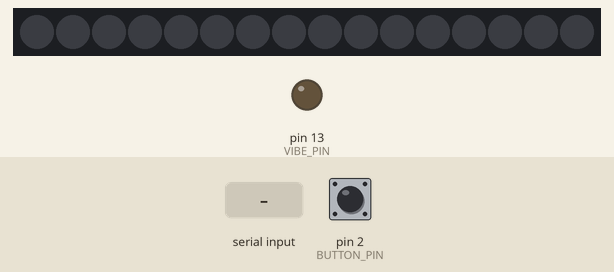
The sketch below on a simulated Arduino Uno, built with avr-gcc and run on an emulated ATmega328P. Shown: 16 RGB LEDs in strip order, left to right, output pins drawn as LEDs (lit = HIGH). The test bench sets the inputs (shaded band); at power-on: pin 2 (BUTTON_PIN) HIGH. Dim RGB values are drawn brighter than linear; what the sketch prints to the serial monitor is not drawn.

Above: at 1.2 s.
1.3 s: "0" received over Serial
At 2.8 s:
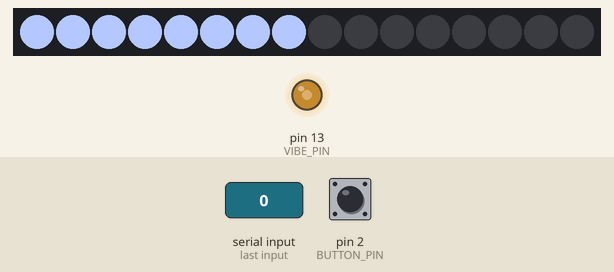
3.2 s: pin 2 (BUTTON_PIN) pulled LOW for 1 s
5.7 s: "1" received over Serial
At 6.9 s:
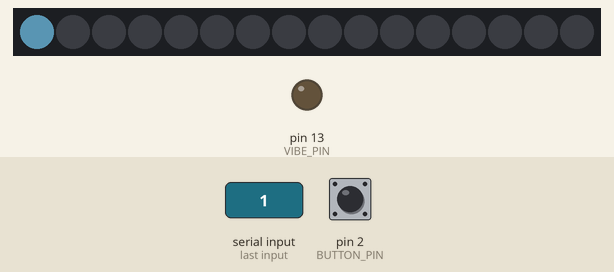
7.2 s: pin 2 (BUTTON_PIN) pulled LOW for 0.15 s
At 7.64 s:
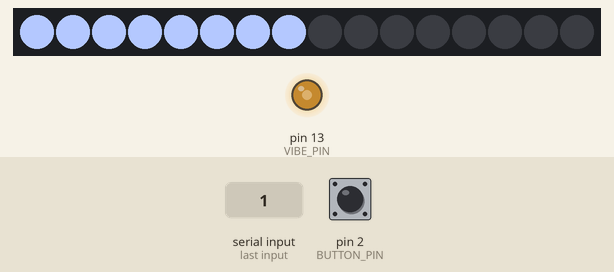
9.4 s: pin 2 (BUTTON_PIN) pulled LOW for 3.2 s
At 13.8 s:
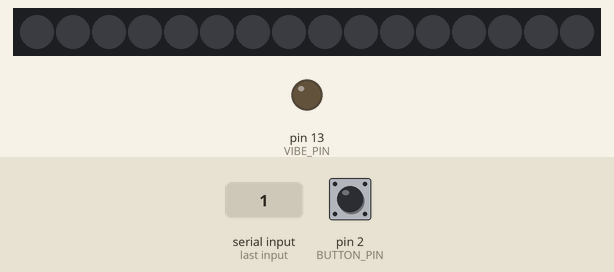
Timing chart, 0 to 15.1 s (numbered marks = the images above; inputs shaded):
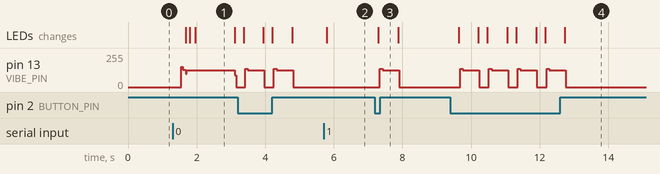

The sketch:

alia_v0.ino
```cpp
/* Alia: sharing accountability and bringing back human connection
 (2nd place winner of #ExtremeWearables designathon)
 Author: matt pinner @mpinner
 (and team: Ella Jeong, M Asynaps, Jon Hsiung, Mary Kim, Divya Gaitnode)

 Intent: connect exactly two people with wearable devices via xbees.

 Terms:
 * fuelGauge: shows the sensors readings of the other person's device
 * emote : recieve a message to the other
 * nudge : send a message to the other
 * sense : read and send local sensors
 * update : send sensor reading

 PINS:
 * 0/1 : tx/rx for Serial over XBee
 * 2   : nudge button (INPUT_PULLUP)
 * 4/5 : adxl345 accelerometer (i2c)
 * 6   : neopixel x8 stick (ws2811)
 * 13  : vibration motor and onboard led (high/low modulated for power savings)

 BOM: https://www.sparkfun.com/wish_lists/90529
 * fio: http://arduino.cc/en/Main/ArduinoBoardFio
 * xbee: https://www.sparkfun.com/datasheets/Wireless/Zigbee/XBee-Datasheet.pdf
 * battery: https://www.sparkfun.com/datasheets/Batteries/UnionBattery-1000mAh.pdf
 * button:https://www.sparkfun.com/datasheets/Components/General/00097.jpg
 * accelerometer: https://www.sparkfun.com/datasheets/Sensors/Accelerometer/ADXL345.pdf
 * leds: https://dlnmh9ip6v2uc.cloudfront.net/datasheets/Components/LED/adafruit-neopixel-uberguide.pdf
 * vibrator: https://www.sparkfun.com/datasheets/Robotics/310-101_datasheet.pdf

 PARTS MODELS:
 * fio : https://github.com/sparkfun/3D_Models/tree/master/Products/Prototyping/Arduino%20Fio%20DEV-10116
 * xbee: https://github.com/sparkfun/3D_Models/blob/master/Products/Wireless/XBee%202mW%20PCB%20Antenna%20-%20Series%202%20WRL-11217.skp
 * battery: https://github.com/sparkfun/3D_Models/tree/master/Products/Prototyping/Polymer%20Lithium%20Ion%20Battery%20-%201000mAh%20PRT-00339
 * leds : https://github.com/adafruit/NeoPixel-Sticks | http://www.thingiverse.com/thing:371636

 */


#include <Bounce2.h>
#include <Adafruit_NeoPixel.h>

// this NEEDS to be false for anything to work in a P2P mode.
// this can be on for testing against a Serial monitor
#define DEBUG false

#define BUTTON_PIN 2
#define LEDS_PIN 6
#define VIBE_PIN 13

// We're sending BYTES for our given sensor readings and to nudge
// we save the state of our current reading to send so eventually we can do smoothing
// this defines the initial state for the CONNECTED reading and assumes no data is available
#define INITIALSTATE 49
#define NUDGEMSG 48


// setup the led strip
Adafruit_NeoPixel strip = Adafruit_NeoPixel(16, LEDS_PIN, NEO_GRB + NEO_KHZ800);

// we're currently faking readings for the demo
// we do this by pretending our readings are ever increasing
// this defines how quickly those readings should increase and tracks the last time of increase.
int increaseRate = 30000;
long lastincrease = increaseRate;


// saves the last incoming message from our peer
//
char inByte = 48;         // incoming serial byte

// tracks our most recently sent data
// ideally this is derived from the current sensor reading with some smoothing
char state = INITIALSTATE;


// Instantiate a Bounce object. this makes using buttons happy.
// not sure this is really needed in this case.
Bounce debouncer = Bounce();


// THIS STUFF HAPPENS EXACTLY ONCE UPON INITIAL STARTUP
void setup()
{

  // Setup the button and pull high (hint: this simplifies the electronics)
  pinMode(BUTTON_PIN,INPUT_PULLUP);

  // After setting up the button, setup debouncer
  debouncer.attach(BUTTON_PIN);
  debouncer.interval(5);

  //Setup the VIBRATION MOTOR
  pinMode(VIBE_PIN,OUTPUT);

  // start serial port at 57600 bps and wait for port to open
  // this is also the required baud rate for wireless programming so keep it here
  Serial.begin(57600);
  while (!Serial) {
    ; // wait for serial port to connect. Needed for Leonardo only
  }

  strip.begin();
  strip.show(); // Initialize all pixels to 'off'
  establishContact();  // send a byte to establish contact until receiver responds
}


// THIS STUFF HAPPENS OVER AND OVER AS FAST AS POSSIBLE
// hint: there is a bit of a delay in the end to avoid over saturating the serial buffers
void loop()
{
  // not used yet...
  //debouncer.update();
  //int value = debouncer.read();


  // Detect user's nudge
  if ( digitalRead(BUTTON_PIN) == HIGH) {
    // button is not pressed, do nothing
  }
  else {

    // button pressed
    if(DEBUG)  Serial.println("button press");

    // nudge our peer and react locally
    nudge();

  }


  // if we see data from our peer do stuff
  if (Serial.available() > 0) {

    // save incoming byte data
    inByte = Serial.read();

    if(DEBUG) {
      Serial.print(" IN:");
      Serial.println(inByte);
    }

    // if they send us a nudge
    if (NUDGEMSG == inByte) {
      emote();
    }

    // updates the leds
    update();

  }

  // read and send local sensed data
  sense();


  //avoids over saturating the serial buffers
  delay(250);

  return;
} // END OF loop()


// emote : recieve a nudge from the other
void emote() {

  lightEmUp(8);
  beep(VIBE_PIN,50,145);
  off();
  beep(VIBE_PIN,100,145);
  lightEmUp(8);

  beep(VIBE_PIN,200,145);
  off();
  beep(VIBE_PIN,400,145);
  lightEmUp(8);
  beep(VIBE_PIN,800,145);
  beep(VIBE_PIN,1600,1000);
  off();

  state=INITIALSTATE;

  return;

}


// nudge our peer and react locally
void nudge() {


  // send peer our nudge
  Serial.write(NUDGEMSG);

  lightEmUp(8);
  beep(VIBE_PIN,50,500);
  beep(VIBE_PIN,100,500);
  off();


  return;

}


// sense : read and send local sensors
void sense() {
  // send sensor values:
  //if (DEBUG)
  Serial.write(state);

  if ((millis() - increaseRate) > lastincrease) {
    if(DEBUG) {
      Serial.print(" STATE UPDATE:");
    }
    if (state < (8 + INITIALSTATE)) {
      state++;
      lastincrease = millis();
    }

    if(DEBUG) {
      Serial.println(state);
    }
  }
}


// update: shows the sensors readings of the other person's device
void update() {

  // calc fuelLevel starting from 1
  int fuelLevel = inByte - NUDGEMSG;

  if (DEBUG) Serial.println("fuel:" + fuelLevel);

  // set all pixels
  for(int i=0; i< 16; i++) {
    strip.setPixelColor(i, 0, 0, 0);

    // turn on lower portion upto fuel level
    if (fuelLevel > i) {
      // pick a nice color
      strip.setPixelColor(i, 30, 50, 60);
    }

  }

  // communicate with pixels
  strip.show();

  return;

}

// make a sound (if speaker or buzzer) or vibration (if motor) or led flash at certain frequency.
// this is nice for power savings and to minimize the current draws
// i was a bit afraid of pulling too much current from my digial pins on the fio during testing with lots of different output devices
void beep (unsigned char speakerPin, int frequencyInHertz, long timeInMilliseconds)     // the sound producing function
{
  int x;
  long delayAmount = (long)(1000000/frequencyInHertz);
  long loopTime = (long)((timeInMilliseconds*1000)/(delayAmount*2));
  for (x=0;x<loopTime;x++)
  {
    digitalWrite(speakerPin,HIGH);
    delayMicroseconds(delayAmount);
    digitalWrite(speakerPin,LOW);
    delayMicroseconds(delayAmount);
  }
}

// sorta nice to see data upon completion of setup incase your loop is super screwed.
void establishContact() {
  // say hello
  Serial.write(INITIALSTATE);   // send an initial string

  // not required
  /* while (Serial.available() <= 0) {
   Serial.write(49);   // send an initial string
   delay(500);
   }
   */
}

// util to color all the leds
void lightEmUp (int lights) {

  for(int i=0; i< 16; i++) {
    strip.setPixelColor(i, 0, 0, 0);

    if (lights > i) {
      strip.setPixelColor(i, 180, 200, 255);
    }

  }

  strip.show();
  return;

}


// util to off all the leds
void off (){

  lightEmUp(0);
  return;

}
```

Measured:
- after the input at 1.3 s, pin 13 (VIBE_PIN): 0/255 → 128/255 after 0.26 s, → 127/255 0.12 s later, → 0/255 1.4 s later; the LEDs: change after 0.38 s (image 1)
- after the input at 5.7 s, the LEDs: change after 0.09 s (image 2)
- after the input at 7.2 s, pin 13 (VIBE_PIN): 0/255 → 138/255 after 0.14 s, → 127/255 0.08 s later, → 0/255 0.48 s later; the LEDs: change after 0.10 s (image 3)
- after the input at 9.4 s, pin 13 (VIBE_PIN): 0/255 → 138/255 after 0.28 s, then repeats every 0.84 s: 127/255 0.48 s, 0/255 0.28 s, 138/255 0.08 s, until it stays 0/255 from 12.8 s; the LEDs: first change after 0.24 s (image 4 shows a later state)
- what the display in image 1 shows lasts 1.1 s, from 2.0 s to 3.1 s
